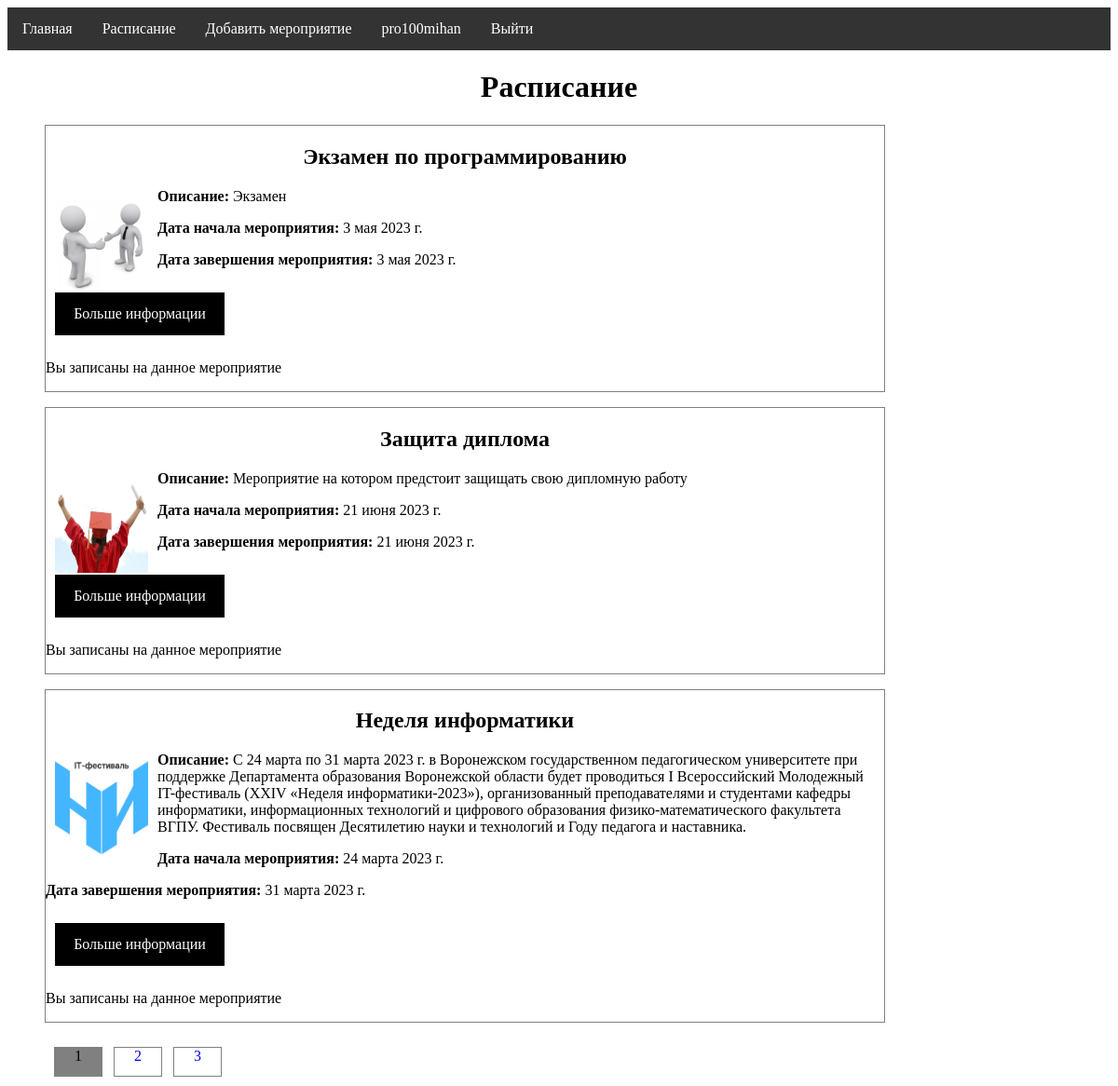
/schedule/ (signed in), run on an earlier commit of the app's database.
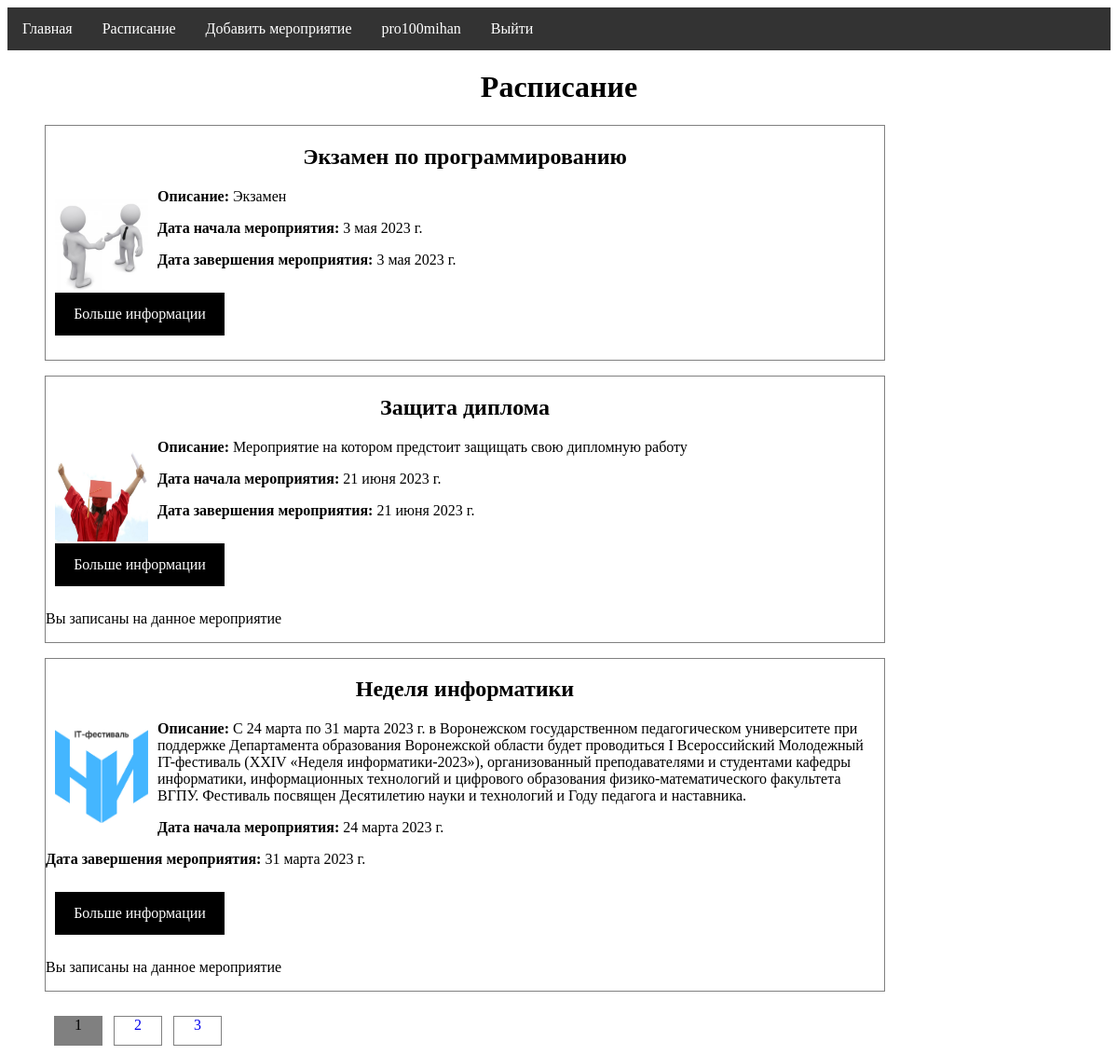
And on a later commit of the database.
### event/models.py (models this page shows, shortened)
class Event(models.Model):
    title = models.CharField(max_length=255, verbose_name="Название")
    description = models.TextField(blank=True, verbose_name="Описание")
    type = models.CharField(max_length=255, verbose_name="Тип", choices={
            ('Online', 'Online'),
            ('Offline', 'Offline'),
    })
    logo = models.ImageField(upload_to="logo", verbose_name="Логотип")
    date_start = models.DateField(verbose_name="Дата начала мероприятия")
    date_end = models.DateField(verbose_name="Дата окончания мероприятия")
    city = models.CharField(max_length=255, verbose_name="Город")
    is_published = models.BooleanField(default=True)
    def get_absolute_url(self):
        return reverse('post', kwargs={'post_id': self.pk})
    class Meta:
        verbose_name = 'Мероприятия'
        verbose_name_plural = 'Мероприятия'

class EventUser(models.Model):
    event = models.ForeignKey('Event', on_delete=models.PROTECT, null=True)
    user_id = models.IntegerField()
    logo = models.ImageField(upload_to="logo")
    date_join = models.DateTimeField(auto_now_add=True)

### event/views.py (the view)
# urls.py: path('schedule/', EventHome.as_view(), name='schedule'),
class EventHome(DataMixin, ListView):
    model = Event
    template_name = 'event/schedule.html'
    context_object_name = 'posts'
    data = EventUser.objects.all()
    def get_context_data(self, *, object_list=None, **kwargs):
        context = super().get_context_data(**kwargs)
        c_def = self.get_user_context(title="Расписание")
        return dict(list(context.items())+list(c_def.items()))
    def get_queryset(self):
        return Event.objects.filter(is_published=True)

### event/utils.py (called while the page is built)
        def get_user_context(self, **kwargs):
                context = kwargs
                context['data'] = EventUser.objects.all()
                user_menu = menu.copy()
                if not self.request.user.is_authenticated:
                        user_menu.pop(2)
                context['menu'] = user_menu
                return context

### event/templates/event/schedule.html (shortened to what this page needs)
{% extends 'event/base.html' %}
{% block content %}
<h1 id="center_sched"> {{title}} </h1>
<ul>
    {%for p in posts %}
    <li id="border_li">
        <h2 id="event_name">{{p.title}}</h2>
         {% if p.logo %}
        <img id="img_logo" src="{{ p.logo.url }}">
        {% endif %}
        <p><strong>Описание:</strong> {{p.description}}</p>
        <p><strong>Дата начала мероприятия:</strong> {{p.date_start}}</p>
        <p><strong>Дата завершения мероприятия:</strong> {{p.date_end}}</p>
        <p id="more_info"><a href=" {{ p.get_absolute_url }} ">Больше информации</a></p>
        {% for d in data %}
        {% if d.user_id == user.pk and d.event_id == p.pk %}
            <p>Вы записаны на данное мероприятие</p>
        {% endif %}
    {% endfor %}
    </li>
    {% endfor %}
</ul>
{% endblock %}

### event/templates/event/base.html (shortened to what this page needs)
{% load static %}
<!DOCTYPE html>
<html lang="en">
<head>
    <link type="text/css" href="{% static 'event/css/styles.css' %}" rel="stylesheet"/>
</head>
<body>
{% block mainmenu %}
<ul id="navbar" class="navbar">
    {%for m in menu %}
<li ><a href="{% url m.url_name %}">{{m.title}}</a></li>
    {% endfor %}
    {% if request.user.is_authenticated %}
    <li> <a href="{% url 'profile' %}">{{ user.username }} </a><a href="{% url 'logout' %}">Выйти</a></li>
    {% else %}
    <li><a href="{% url 'register' %}">Регистрация</a> <a href="{% url 'login' %}">Войти</a></li>
    {% endif %}
</ul>
{% endblock mainmenu %}
{% block content %}
{% endblock %}
{% if page_obj.has_other_pages %}
<nav>
    <ul>
        {%for p in paginator.page_range %}
        {% if page_obj.number == p %}
        <li class="pageno_li_selected"> {{ p }} </li>
        {% elif p >= page_obj.number|add:-2 and p <= page_obj.number|add:2 %}
        <li class="pageno_li">
            <a href="?page={{ p }}">{{ p }} </a>
        </li>
        {%endif%}
        {% endfor %}
    </ul>
</nav>
   {%endif%}
</body>
</html>

### event/static/event/css/styles.css (style rules this page uses)
ul.navbar { list-style: none; margin: 0; padding: 0; overflow: hidden; background-color: #333; }
ul.navbar li a { float: left; display: block; color: white; text-align: center; padding: 14px 16px; text-decoration: none; }
#center_sched { text-align: center; }
#border_li { border: 1px solid grey; padding: 0px; max-width: 900px; list-style-type: none; }
#more_info { text-align: center; padding: 10px; min-width: 100px; text-decoration: none; }
#more_info a { display: block; color: white; padding: 14px 16px; text-decoration: none; background-color: black; max-width: 150px; }
#event_name { text-align: center; }
#img_logo { width: 100px; height: 100px; float:left; margin: 10px 10px 10px 10px; }
.pageno_li { text-align: center; float: left; list-style-type: none; border: 1px solid grey; padding: 0px; width: 50px; height: 30px; margin: 10px 2px 10px 10px; }
.pageno_li a { text-align: center; padding: 14px 16px; text-decoration: none; }
.pageno_li_selected { text-align: center; float: left; list-style-type: none; border: 1px solid grey; padding: 0px; width: 50px; height: 30px; margin: 10px 2px 10px 10px; background-color: #808080; }

What changed in the data, as far as the page shows it:
removed EventUser: shows "Вы записаны на данное мероприятие", shown under Event "Экзамен по программированию"
